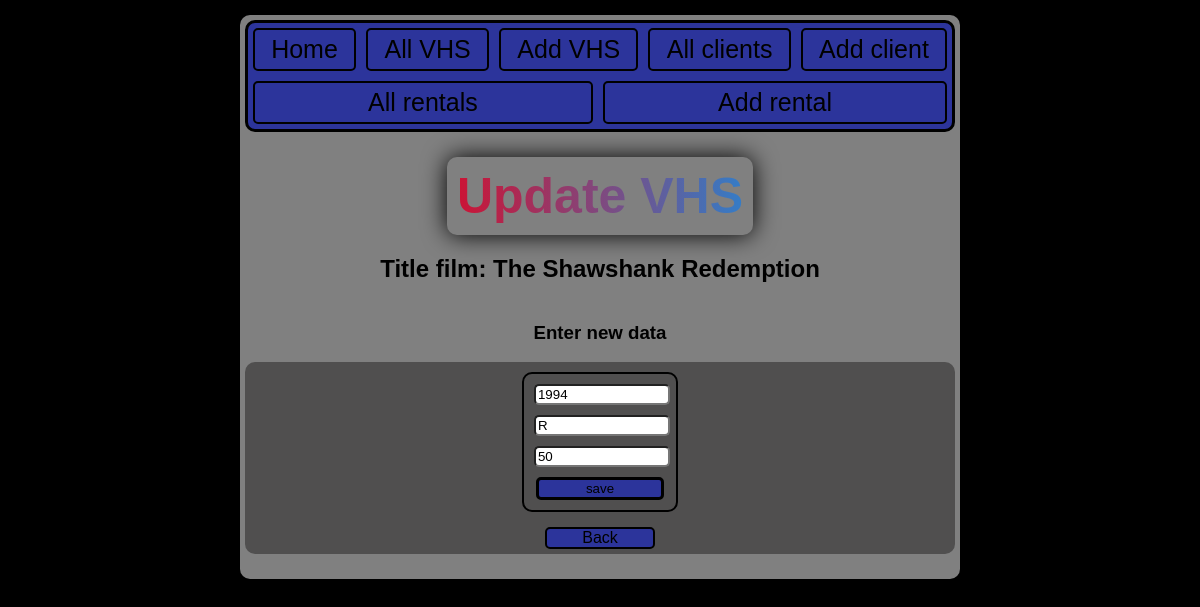
/vhs/1/update, run on the app's committed database.
### flaskr/db_models.py (models this page shows, shortened)
class VhsTape(db.Model):
    __bind_key__ = 'rentals'
    __tablename__ = 'vhs_tapes'
    id_num = db.Column(db.Integer, primary_key=True)
    title = db.Column(db.String)
    year = db.Column(db.Integer)
    age_rating = db.Column(db.String)
    count = db.Column(db.Integer)
    available_quantity = db.Column(db.Integer, default=0)
    issued_to_clients = db.Column(db.Integer, default=0)

### flaskr/routes/vhs.py (the view)
@app.route("/vhs/<int:id>/update", methods=["GET", "POST"])
def update_vhstape(id):
    vhs = VhsTape.query.get(id)
    if request.method == "POST":
        data_in = {
            "key_in": "update",
            "obj_bd": vhs,
            "title": vhs.title,
            "year": request.form["year"],
            "age_rating": request.form["age_rating"],
            "count": request.form["count"],
        }
        valid_res = validateUpdateVhs(data_in)
        if valid_res:
            flash(valid_res)
            return redirect(f"/vhs/{id}/update")
        try:
            vhs.year = data_in["year"]
            vhs.age_rating = data_in["age_rating"]
            vhs.count = data_in["count"]
            vhs.available_quantity = int(data_in["count"]) - vhs.issued_to_clients
            db.session.commit()
            return redirect(f"/vhs/{id}")
        except Exception as err:
            return f"failed to update:/n {str(err)}"
    else:
        return render_template("vhs/update_vhstape_page.html", vhs=vhs)

### flaskr/templates/vhs/update_vhstape_page.html
{% extends "base.html" %}
{% block content %}
<h1 id="home-title" style="margin-top: 25px;">Update VHS</h1>
<h2 style="text-align: center;">Title film: {{ vhs.title }}</h2>
<h3 style="text-align: center;">Enter new data</h3>
<div class="vhs-update">
    <form method="post">
        <input type="number" name="year" id="year" value="{{ vhs.year }}"><br>
        <input type="text" name="age_rating" id="age_rating" value="{{ vhs.age_rating }}"><br>
        <input type="number" name="count" id="count" value="{{ vhs.count }}"><br>
        <input type="submit" value="save" class="button-all">
    </form>
    <a class="button-all" href="/all_vhstapes">Back</a>
</div>
<div class="flash-error">{{ get_flashed_messages()[0] }}</div>
{% endblock %}

### flaskr/static/CSS/style.css (style rules this page uses)
body { background-color: black; font-family: 'Source Sans Pro', sans-serif; z-index: -2; }
.flash-error { padding: 10px; font-size: 20px; color: rgb(134, 10, 10); }
#home-title { text-align: center; font-size: 50px; background: linear-gradient(90deg, rgb(209, 16, 48), rgb(47, 128, 204)); -webkit-background-clip: text; background-clip: text; -webkit-text-fill-color: transparent; box-shadow: 0 0 25px rgba(0, 0, 0, 1); border-radius: 10px; margin: 0 auto; padding: 10px; }
.button-all { text-decoration: none; background-color: rgb(44, 52, 155); color: black; border: 3px solid black; border-radius: 5px; }
.vhs-update { display: flex; flex-direction: column; justify-content: center; align-items: center; border-radius: 10px; background: rgb(80, 79, 79); }
.vhs-update > form { text-align: center; border: 2px solid black; border-radius: 10px; width: 20%; padding: 5px; margin: 10px; }
.vhs-update > form > input { width: 90%; margin: 5px; border-radius: 5px; }
.vhs-update > a { margin: 5px; width: 15%; text-decoration: none; color: black; border: 2px solid black; border-radius: 5px; background-color: rgb(44, 52, 155); text-align: center; }

### data on the page
VhsTape: title "The Shawshank Redemption", year "1994", age_rating "R", count "50"
